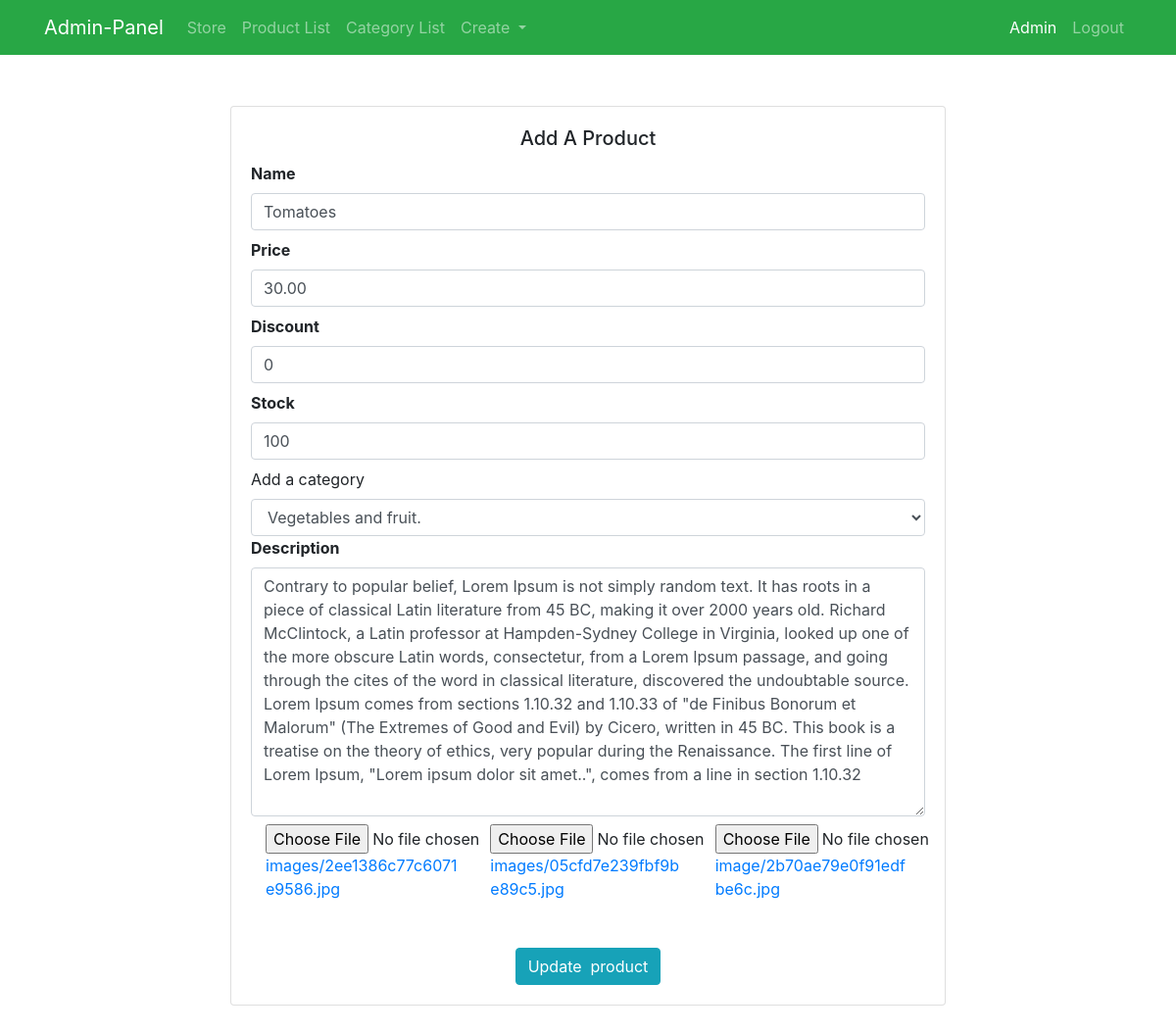
The app's page /update-product/2 (signed in) with its own data.
### src/models.py (models this page shows, shortened)
class UserModel(db.Model, UserMixin):
    id = db.Column(db.Integer, primary_key=True)
    name = db.Column(db.String(50), unique=False, nullable=False)
    username = db.Column(db.String(50), unique=True, nullable=False)
    email = db.Column(db.String(50), unique=True, nullable=False)
    gender = db.Column(db.String(50), nullable=True)
    birthday = db.Column(db.DateTime, nullable=True)
    password = db.Column(db.String(200), unique=False, nullable=False)
    country = db.Column(db.String(50), unique=False)
    city = db.Column(db.String(50), unique=False)
    contact = db.Column(db.String(50), unique=False)
    address = db.Column(db.String(50), unique=False)
    zipcode = db.Column(db.String(50), unique=False)
    date_created = db.Column(db.DateTime, nullable=False, default=datetime.utcnow)
    is_admin = db.Column(db.Boolean, unique=False, default=False)

class ProductModel(db.Model):
    __seachbale__ = ['name', 'description']
    id = db.Column(db.Integer, primary_key=True)
    name = db.Column(db.String(80), nullable=False)
    price = db.Column(db.Numeric(10, 2), nullable=False)
    discount = db.Column(db.Integer, default=0)
    stock = db.Column(db.Integer, nullable=False)
    description = db.Column(db.Text, nullable=False)
    pub_date = db.Column(db.DateTime, nullable=False, default=datetime.utcnow)
    category_id = db.Column(db.Integer, db.ForeignKey('category_model.id'), nullable=False)
    category = db.relationship('CategoryModel', backref=db.backref('categories', lazy=True))
    image_1 = db.Column(db.String(150), nullable=False, default='image1.jpg')
    image_2 = db.Column(db.String(150), nullable=False, default='image2.jpg')
    image_3 = db.Column(db.String(150), nullable=False, default='image3.jpg')

class CategoryModel(db.Model):
    id = db.Column(db.Integer, primary_key=True)
    name = db.Column(db.String(30), unique=True, nullable=False)

### src/products/routes.py (the view, shortened to what this page needs)
@products_bp.route('/update-product/<int:product_id>', methods=['GET', 'POST'])
@admin_only
def update_product(product_id):
    form = AddProductForm(request.form)
    product = ProductModel.query.get_or_404(product_id)
    all_categories = CategoryModel.query.all()
    brand = request.form.get('brand')
    category = request.form.get('category')
    form.name.data = product.name
    form.price.data = product.price
    form.discount.data = product.discount
    form.stock.data = product.stock
    form.description.data = product.description
    category = product.category.name
    return render_template('products/add-product.html', form=form, title='Update Product',
                           getproduct=product, categories=all_categories)

### src/products/forms.py
class AddProductForm(Form):
    name = StringField('Name', [validators.DataRequired()])
    price = FloatField('Price', [validators.DataRequired()])
    discount = IntegerField('Discount', default=0)
    stock = IntegerField('Stock', [validators.DataRequired()])
    description = TextAreaField('Description', [validators.DataRequired()])
    image_1 = FileField('Image 1', validators=[FileRequired(), FileAllowed(['jpg', 'png', 'gif', 'jpeg'])])
    image_2 = FileField('Image 2', validators=[FileRequired(), FileAllowed(['jpg', 'png', 'gif', 'jpeg'])])
    image_3 = FileField('Image 3', validators=[FileRequired(), FileAllowed(['jpg', 'png', 'gif', 'jpeg'])])

### src/admin/utils.py (called while the page is built)
def admin_only(f):
    @wraps(f)
    def decorated_function(*args, **kwargs):
        if not current_user.is_authenticated or current_user.is_admin != True:
            return abort(403)
        return f(*args, **kwargs)
    return decorated_function

### src/templates/products/add-product.html (shortened to what this page needs)
{% extends "layout.html" %}
{% block content %}
{% include 'includes/admin-navbar.html' %}
<div class="container">
    <div class="row">
        <div class="col-md-8 my-5 mx-auto">
            <div class="card  my-1" >
                <div class="card-body">
                  <h5 class="card-title text-center">Add A Product</h5>
                  <div>
                    {% from "_formhelpers.html" import render_field %}
                <form method="post" enctype="multipart/form-data">
                <div>
                    {{ render_field(form.name, class="form-control") }}
                    {{ render_field(form.price, class="form-control") }}
                    {{ render_field(form.discount, class="form-control") }}
                    {{ render_field(form.stock, class="form-control") }}
                    <label for="category">Add a category</label>
                    <select name="category" id="category" class="form-control" required>
                    {% if getproduct %}
                      <option value="{{getproduct.category_id}}" style="display: none;">{{getproduct.category.name}}</option>
                     {% else %}
                     <option value=""> Select A category</option>
                     {% for category in categories %}
                     <option value="{{category.id}}">{{category.name}}</option>
                     {% endfor %}
                     {% endif %}
                    </select>
                    {{ render_field(form.description, class="form-control", rows="10") }}
                </div>
                <div class="container">
                    <div class="row">
                        {% if getproduct %}
                        <div class="col-md-4"> <input type="file" name="image_1" id="image_1">
                            <a href="{{url_for('static',filename='images/' + getproduct.image_1)}}"> images/{{ getproduct.image_1}}</a>
                        </div>
                        <div class="col-md-4"><input type="file" name="image_2" id="image_2">
                            <a href="{{url_for('static',filename='images/' + getproduct.image_2)}}">images/{{ getproduct.image_2}}</a>
                        </div>
                        <div class="col-md-4"><input type="file" name="image_3" id="image_3">
                            <a href="{{url_for('static',filename='images/' + getproduct.image_3)}}"> image/{{ getproduct.image_3}}</a>
                        </div>
                        {% else %}
                        <div class="col-md-4">{{ render_field(form.image_1) }}</div>
                        <div class="col-md-4">{{ render_field(form.image_2) }}</div>
                        <div class="col-md-4">{{ render_field(form.image_3) }}</div>
                        {% endif %}
                    </div>
                </div>
                <div class="text-center mt-5">
                    <input type="submit" value="{% if getproduct %}Update {% else %}Add{% endif %} product" class="btn btn-info">
                </div>
                </form>
                  </div>
                </div>
              </div>
        </div>
    </div>
</div>
{% endblock content %}

### src/templates/includes/admin-navbar.html (shortened to what this page needs)
 <nav class="navbar navbar-expand-lg navbar-dark bg-success">
        <div class="container">
        <a class="navbar-brand" href="{{url_for('admin_bp.admin')}}">Admin-Panel</a>
        <div class="collapse navbar-collapse" id="navbarNavDropdown">
          <ul class="navbar-nav">
            <li class="nav-item {% if 'products' in request.path %}active{% endif %}">
              <a class="nav-link" href="{{url_for('products_bp.all_products')}}">Store</a>
            </li>
            <li class="nav-item {% if 'admin' in request.path %}active{% endif %}">
              <a class="nav-link" href="{{url_for('admin_bp.admin')}}">Product List<span class="sr-only">(current)</span></a>
            </li>
            <li class="nav-item {% if 'categories' in request.path %}active{% endif %}">
              <a class="nav-link" href="{{url_for('admin_bp.categories')}}">Category List</a>
            </li>
            <li class="nav-item dropdown">
              <a class="nav-link dropdown-toggle" href="#" id="navbarDropdownMenuLink" role="button" data-toggle="dropdown" aria-haspopup="true" aria-expanded="false">
                Create
              </a>
            </li>
          </ul>
          <ul class="navbar-nav ml-auto">
            <li class="nav-item">
              <a href="#" class="nav-link active">{{current_user.name|title }}</a>
            </li>
             <li class="nav-item">
               <a href="{{url_for('customer_bp.customer_logout')}}" class="nav-link"> Logout</a>
             </li>
          </ul>
        </div>
            </div>
      </nav>

### src/templates/_formhelpers.html (shortened to what this page needs)
{% macro render_field(field) %}
  <dt>{{ field.label }}
  <dd>{{ field(**kwargs)|safe }}
  </dd>
{% endmacro %}

### records on screen
UserModel: name "Admin"
ProductModel: name "Tomatoes", price "30.00", discount "0", stock "100", description "Contrary to popular belief, Lorem Ipsum is not simply random text. It has roots in a piece of classical Latin literature from 45 BC, making it over 2000 years old. Richard McClintock, a Latin professor at Hampden-Sydney College in Virginia, looked up one of the more obscure Latin words, consectetur, from a Lorem Ipsum passage, and going through the cites of the word in classical literature, discovered the undoubtable source. Lorem Ipsum comes from sections 1.10.32 and 1.10.33 of \"de Finibus Bonorum et Malorum\" (The Extremes of Good and Evil) by Cicero, written in 45 BC. This book is a treatise on the theory of ethics, very popular during the Renaissance. The first line of Lorem Ipsum,…", image_1 "2ee1386c77c6071e9586.jpg", image_2 "05cfd7e239fbf9be89c5.jpg", image_3 "2b70ae79e0f91edfbe6c.jpg"
CategoryModel: category "Vegetables and fruit."

### other values on screen
{{ field.label }} "Name Price Discount Stock Description"
